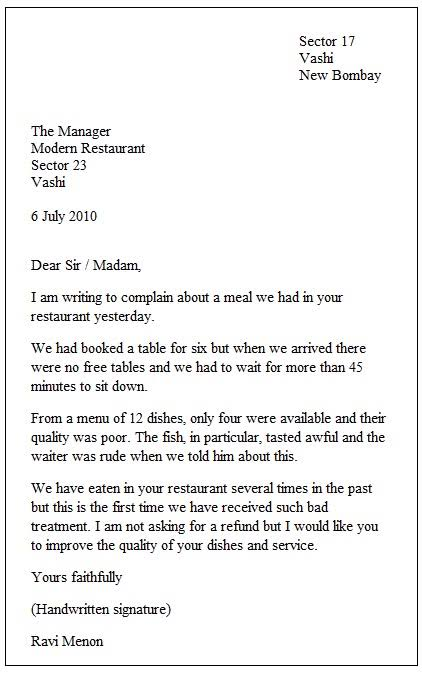
#> input picture uploads/Letter.jpg, 422 x 674 px; its folder holds only this picture in this run
$ python -i ocr_service.py   (imports and definitions only)
#> lines starting #> are read from the running program, lines starting #| are printed output that depends on the picture
"""EasyOCR wrapper — lazily initialises the reader on first call.

Improvements over v1
--------------------
* Image pre-processing (contrast + sharpness enhancement, normalisation) via
  Pillow so that faint, low-contrast or small text is more reliably detected.
* ``detail=1`` + explicit confidence filtering (threshold 0.25) instead of the
  opaque ``paragraph=True`` merge which silently discards weak detections.
* Reading order reconstruction: detections are sorted top-to-bottom then
  left-to-right so the returned string reflects the visual layout.
* ``verbose=False`` keeps the EasyOCR reader silent (no more console chatter).
* EasyOCR ``readtext`` knobs:
    - ``text_threshold=0.5``  (default 0.7) — accept lower-confidence glyphs
    - ``low_text=0.3``        (default 0.4) — catch small / faint characters
    - ``contrast_ths=0.1``    (default 0.1) — auto-contrast for dark images
    - ``adjust_contrast=0.7`` (default 0.5) — stronger contrast boost
    - ``decoder='beamsearch'`` + ``beamWidth=10`` — more accurate decoding
    - ``mag_ratio=1.5``       — up-scale the image before detection
"""
import io

import easyocr
from PIL import Image, ImageEnhance, ImageFilter

_reader = None

# Minimum confidence to keep a detected text span (0–1).
_CONFIDENCE_THRESHOLD = 0.25


# [9 lines left out: function _get_reader, not called in this run]


def _preprocess(image_path: str) -> str:
    """Return a pre-processed copy of the image as a temp file path.

    Steps applied:
    1. Convert to RGB (handles RGBA PNGs, palette-mode GIFs, etc.)
    2. Upscale very small images so EasyOCR can locate characters reliably.
    3. Boost contrast and sharpness to surface faint ink/pixels.
    4. Light unsharp-mask to crisp up edges.
    """
#> called with image_path = '../uploads/Letter.jpg'
    img = Image.open(image_path).convert('RGB')
#> img is the input picture: PIL image 422x674 RGB; mean R, G, B 240.9, 240.8, 240.7

    # --- upscale if either dimension is below 600 px ---
    w, h = img.size
#> w = 422; h = 674
    min_dim = min(w, h)
#> min_dim = 422
    if min_dim < 600:
        scale = max(2, 600 // min_dim)
#> scale = 2
        img = img.resize((w * scale, h * scale), Image.LANCZOS)
#> img: PIL image 844x1348 RGB

    # --- contrast ---
    img = ImageEnhance.Contrast(img).enhance(1.8)
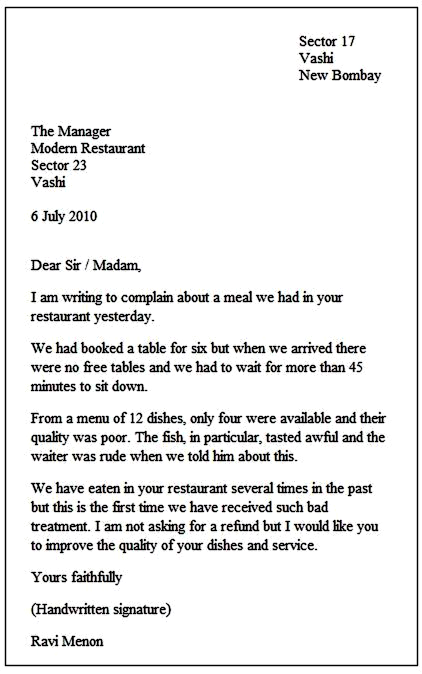
#> img: PIL image 844x1348 RGB (shown at 1/2 size); mean R, G, B 235.6, 235.6, 235.5

    # --- sharpness ---
    img = ImageEnhance.Sharpness(img).enhance(2.0)

    # --- mild unsharp mask ---
    img = img.filter(ImageFilter.UnsharpMask(radius=1, percent=120, threshold=3))

    # Save to an in-memory buffer; easyocr can accept a bytes object.
    buf = io.BytesIO()
    img.save(buf, format='PNG')
    return buf.getvalue()   # raw PNG bytes


# [41 lines left out: functions _sort_key, extract_text_from_image, not called in this run]

>>> result = _preprocess('../uploads/Letter.jpg')
